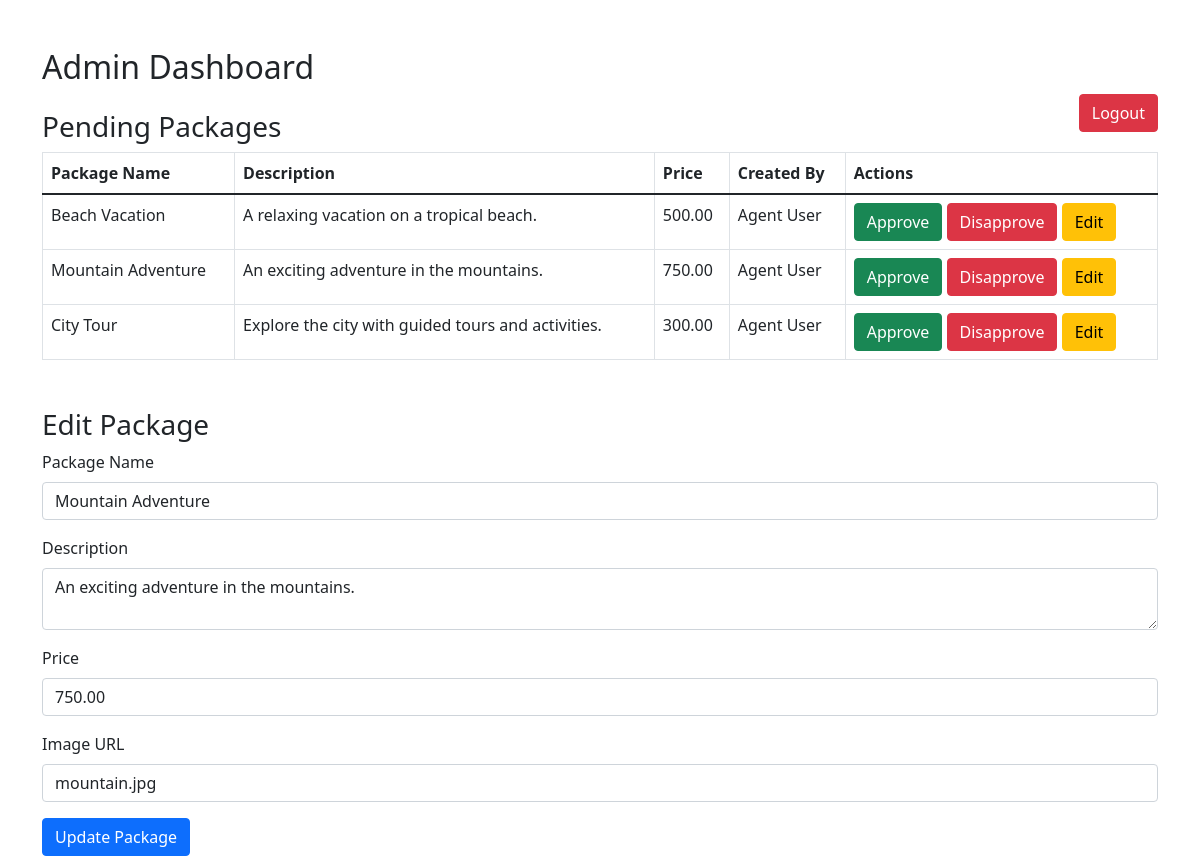
The app's page /dashboard/admin.php?edit_id=2 (signed in) with its own data.
### tables this page shows
CREATE TABLE `packages` (
  `id` int(11) NOT NULL,
  `name` varchar(100) NOT NULL,
  `description` text NOT NULL,
  `price` decimal(10,2) NOT NULL,
  `image` varchar(255) DEFAULT NULL,
  `created_by` int(11) DEFAULT NULL,
  `status` enum('pending','approved','disapproved') DEFAULT 'pending',
  `created_at` timestamp NOT NULL DEFAULT current_timestamp()
);

CREATE TABLE `users` (
  `id` int(11) NOT NULL,
  `name` varchar(100) NOT NULL,
  `email` varchar(100) NOT NULL,
  `password` varchar(255) NOT NULL,
  `role` enum('admin','agent','traveler') NOT NULL,
  `created_at` timestamp NOT NULL DEFAULT current_timestamp()
);

### dashboard/admin.php (the view, shortened to what this page needs)
<?php
include('../config/dbcon.php');
$query = "SELECT packages.*, users.name AS agent_name FROM packages
          LEFT JOIN users ON packages.created_by = users.id WHERE packages.status = 'pending'";
$result = mysqli_query($conn, $query);
$packages = mysqli_fetch_all($result, MYSQLI_ASSOC);
?>
<!DOCTYPE html>
<html lang="en">
<head>
    <link href="https://cdn.jsdelivr.net/npm/bootstrap@5.1.3/dist/css/bootstrap.min.css" rel="stylesheet">
</head>
<body>
<div class="container mt-5">
    <h2>Admin Dashboard</h2>
    <a href="../config/logout.php" class="btn btn-danger float-end">Logout</a>
    <h3 class="mt-4">Pending Packages</h3>
    <table class="table table-bordered">
        <thead>
            <tr>
                <th>Package Name</th>
                <th>Description</th>
                <th>Price</th>
                <th>Created By</th>
                <th>Actions</th>
            </tr>
        </thead>
        <tbody>
            <?php foreach ($packages as $package): ?>
                <tr>
                    <td><?php echo htmlspecialchars($package['name']); ?></td>
                    <td><?php echo htmlspecialchars($package['description']); ?></td>
                    <td><?php echo htmlspecialchars($package['price']); ?></td>
                    <td><?php echo htmlspecialchars($package['agent_name']); ?></td>
                    <td>
                        <a href="admin.php?approve_id=<?php echo $package['id']; ?>" class="btn btn-success">Approve</a>
                        <a href="admin.php?disapprove_id=<?php echo $package['id']; ?>" class="btn btn-danger">Disapprove</a>
                        <a href="admin.php?edit_id=<?php echo $package['id']; ?>" class="btn btn-warning">Edit</a>
                    </td>
                </tr>
            <?php endforeach; ?>
        </tbody>
    </table>
    <?php
    if (isset($_GET['edit_id'])) {
        $edit_id = $_GET['edit_id'];
        $query = "SELECT * FROM packages WHERE id = '$edit_id'";
        $edit_result = mysqli_query($conn, $query);
        $edit_package = mysqli_fetch_assoc($edit_result);
        if ($edit_package): ?>
            <h3 class="mt-5">Edit Package</h3>
            <form method="POST">
                <div class="mb-3">
                    <label for="name" class="form-label">Package Name</label>
                    <input type="text" class="form-control" id="name" name="name" value="<?php echo htmlspecialchars($edit_package['name']); ?>" required>
                </div>
                <div class="mb-3">
                    <label for="description" class="form-label">Description</label>
                    <textarea class="form-control" id="description" name="description" required><?php echo htmlspecialchars($edit_package['description']); ?></textarea>
                </div>
                <div class="mb-3">
                    <label for="price" class="form-label">Price</label>
                    <input type="number" class="form-control" id="price" name="price" value="<?php echo htmlspecialchars($edit_package['price']); ?>" required>
                </div>
                <div class="mb-3">
                    <label for="image" class="form-label">Image URL</label>
                    <input type="text" class="form-control" id="image" name="image" value="<?php echo htmlspecialchars($edit_package['image']); ?>">
                </div>
                <button type="submit" name="edit_package" class="btn btn-primary">Update Package</button>
            </form>
        <?php endif;
    }
    ?>
</div>
</body>
</html>

### records on screen
packages: name "Beach Vacation", description "A relaxing vacation on a tropical beach.", price "500.00", created_by.name "Agent User"
packages: name "Mountain Adventure", description "An exciting adventure in the mountains.", price "750.00", created_by.name "Agent User", image "mountain.jpg"
packages: name "City Tour", description "Explore the city with guided tours and activities.", price "300.00", created_by.name "Agent User"
